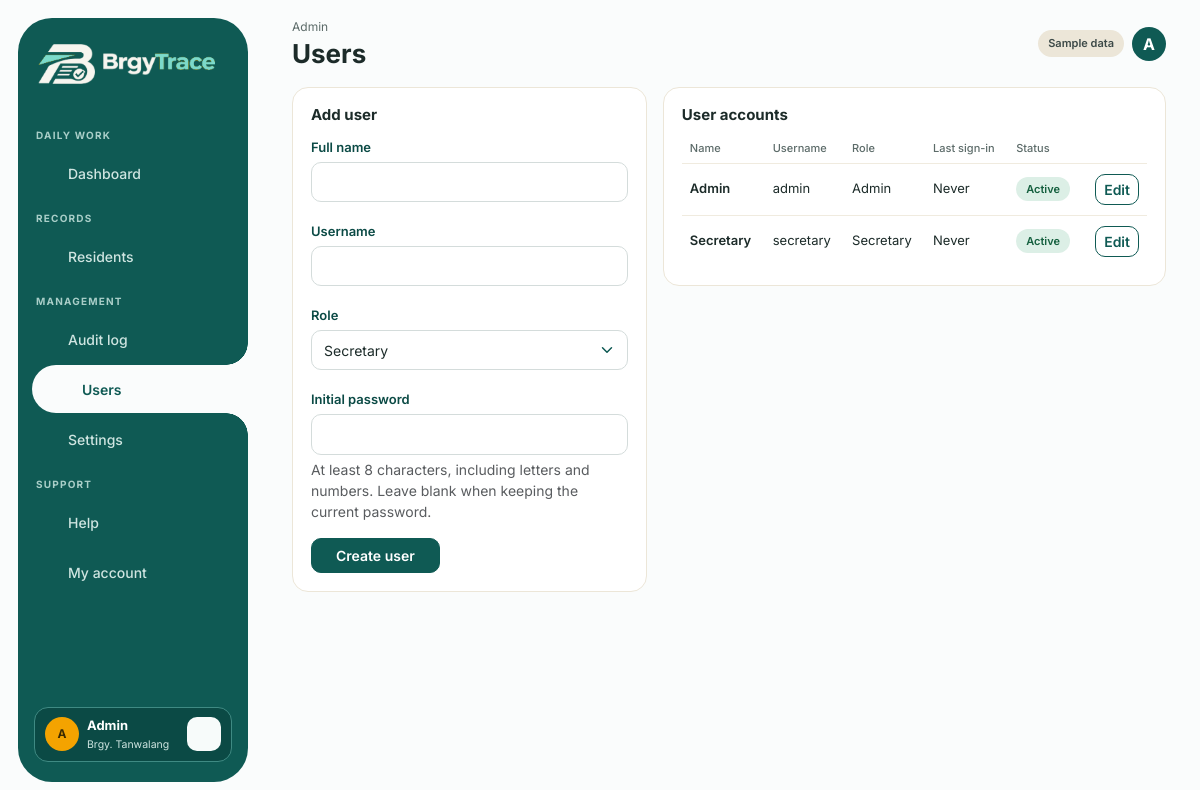
The page /users.php (signed in) on the database its author committed.
### tables this page shows
CREATE TABLE users (
  id INT AUTO_INCREMENT PRIMARY KEY,
  username VARCHAR(50) NOT NULL UNIQUE,
  full_name VARCHAR(100) NOT NULL,
  role ENUM('secretary','admin') NOT NULL DEFAULT 'secretary',
  password_hash VARCHAR(255) NOT NULL,
  failed_attempts INT NOT NULL DEFAULT 0,
  failed_attempt_at DATETIME NULL,
  locked_until DATETIME NULL,
  last_login DATETIME NULL
);

### users.php (the view, shortened to what this page needs)
<?php
require_once __DIR__ . '/includes/auth.php';
$editingId = (int)($_GET['edit'] ?? 0);
$isEditing = $editingId > 0;
$form = ['id' => '', 'username' => '', 'full_name' => '', 'role' => 'secretary'];
$users = $pdo->query('SELECT id, username, full_name, role, failed_attempts, locked_until, last_login FROM users ORDER BY full_name, username')->fetchAll();
$page_title = 'Users'; $page_sub = 'Admin'; $active = 'users';
include __DIR__ . '/includes/layout_top.php';
?>
<div class="row g-3">
  <div class="col-lg-5">
    <form method="post" class="card-box">
      <h2><?= $isEditing ? 'Edit user' : 'Add user' ?></h2>
      <div class="mb-3">
        <label class="form-label" for="full_name">Full name</label>
        <input class="form-control" id="full_name" name="full_name" maxlength="100" value="<?= e($form['full_name']) ?>" required>
      </div>
      <div class="mb-3">
        <label class="form-label" for="username">Username</label>
        <input class="form-control" id="username" name="username" maxlength="50" pattern="[A-Za-z0-9._-]{3,50}" value="<?= e($form['username']) ?>" required>
      </div>
      <div class="mb-3">
        <label class="form-label" for="role">Role</label>
        <select class="form-select" id="role" name="role" required>
          <?php foreach (['secretary' => 'Secretary', 'admin' => 'Administrator'] as $roleValue => $roleLabel): ?>
            <option value="<?= e($roleValue) ?>" <?= $form['role'] === $roleValue ? 'selected' : '' ?>><?= e($roleLabel) ?></option>
          <?php endforeach; ?>
        </select>
      </div>
      <div class="mb-3">
        <label class="form-label" for="password"><?= $isEditing ? 'New password (optional)' : 'Initial password' ?></label>
        <input class="form-control" type="password" id="password" name="password" minlength="8" <?= $isEditing ? '' : 'required' ?> autocomplete="new-password">
        <div class="form-text">At least 8 characters, including letters and numbers. Leave blank when keeping the current password.</div>
      </div>
      <div class="d-flex gap-2">
        <button class="btn btn-teal px-4"><?= $isEditing ? 'Save changes' : 'Create user' ?></button>
      </div>
    </form>
  </div>
  <div class="col-lg-7">
    <div class="card-box">
      <h2>User accounts</h2>
      <div class="table-responsive">
        <table class="table-b">
          <thead><tr><th>Name</th><th>Username</th><th>Role</th><th>Last sign-in</th><th>Status</th><th></th></tr></thead>
          <tbody>
          <?php foreach ($users as $account): ?>
            <?php $isLocked = $account['locked_until'] && strtotime($account['locked_until']) > time(); ?>
            <tr>
              <td class="fw-semibold"><?= e($account['full_name']) ?></td>
              <td><?= e($account['username']) ?></td>
              <td><?= e(ucfirst($account['role'])) ?></td>
              <td><?= $account['last_login'] ? e(date('M j, Y g:i A', strtotime($account['last_login']))) : 'Never' ?></td>
              <td><?= $isLocked ? '<span class="pill pill-red">Locked</span>' : '<span class="pill pill-green">Active</span>' ?></td>
              <td><a class="btn btn-sm btn-outline-teal" href="users.php?edit=<?= (int)$account['id'] ?>">Edit</a></td>
            </tr>
          <?php endforeach; if (!$users): ?>
            <tr><td colspan="6" class="text-center text-secondary py-4">No user accounts found.</td></tr>
          <?php endif; ?>
          </tbody>
        </table>
      </div>
    </div>
  </div>
</div>
<?php include __DIR__ . '/includes/layout_bottom.php'; ?>

### includes/layout_top.php (shortened to what this page needs)
<?php
$user = current_user();
$isAdminDashboard = $active === 'dashboard' && $user['role'] === 'admin';
$barangayName = app_setting($pdo, 'barangay_name', BRGY_NAME);
$nav = [
  ['section', 'Daily Work'],
  ['dashboard',   'Dashboard',         'home',    'dashboard.php'],
];
if ($user['role'] === 'admin') {
  array_push($nav, ['section', 'Records'],
    ['residents', 'Residents', 'user', 'residents.php'],
    ['section', 'Management'],
    ['audit', 'Audit log', 'audit', 'audit.php'],
    ['users', 'Users', 'users', 'users.php'],
    ['settings', 'Settings', 'settings', 'settings.php']);
} else {
  array_push($nav, ['issue', 'Issue certificate', 'doc', 'issue.php'],
    ['section', 'Records'],
    ['residents', 'Residents', 'user', 'residents.php'],
    ['blotter', 'Blotter', 'book', 'blotter.php'],
    ['certificates', 'Certificates', 'shield', 'certificates.php']);
}
array_push($nav, ['section', 'Support'],
  ['help', 'Help', 'help', 'help.php'],
  ['account', 'My account', 'account', 'account.php']);
?>
<!doctype html>
<html lang="en">
<head>
<link rel="stylesheet" href="assets/vendor/bootstrap.min.css">
<link rel="stylesheet" href="assets/css/style.css?v=certificate-workflow-32">
</head>
<body<?= $isAdminDashboard ? ' class="admin-dashboard-view"' : '' ?>>
<div class="app">
  <aside class="sidebar">
    <a href="dashboard.php" class="brand" aria-label="BrgyTrace">
      <img src="assets/img/logo_icon.png" alt="" class="brand-icon">
      <img src="assets/img/logo_text.png" alt="" class="brand-text">
    </a>
    <nav class="side-nav">
      <?php foreach ($nav as $n): ?>
        <?php if ($n[0] === 'section'): ?><div class="nav-section-label"><?= e($n[1]) ?></div><?php continue; endif; ?>
        <a href="<?= e($n[3]) ?>" class="<?= $active === $n[0] ? 'on' : '' ?>"><?= icon($n[2]) ?><?= e($n[1]) ?></a>
      <?php endforeach; ?>
    </nav>
    <div class="side-user">
      <div class="side-user-profile d-flex align-items-center gap-2">
        <div class="avatar avatar-amber"><?= e(strtoupper($user['full_name'][0])) ?></div>
        <div><b><?= e($user['full_name']) ?></b><small>Brgy. <?= e($barangayName) ?></small></div>
      </div>
      <a href="logout.php" class="btn-signout" aria-label="Sign out" title="Sign out"><?= icon('logout') ?></a>
    </div>
  </aside>
  <main class="content<?= $active === 'help' ? ' help-page' : '' ?><?= $active === 'account' ? ' account-page' : '' ?>">
    <header class="page-head<?= $isAdminDashboard ? ' admin-dashboard-head' : '' ?>">
      <div>
        <?php if ($active === 'help'): ?>
          <div class="crumb">System guide</div>
          <h1><?= e($page_title) ?></h1>
          <p class="help-page-subtitle"><?= $user['role'] === 'admin' ? 'Quick instructions for system setup and daily administration.' : 'Quick instructions for common barangay office tasks.' ?></p>
        <?php elseif ($isAdminDashboard): ?>
          <h1><?= e($page_title) ?></h1>
          <div class="crumb"><?= e($page_sub) ?></div>
        <?php else: ?>
          <div class="crumb"><?= e($page_sub ?? 'Barangay ' . $barangayName) ?></div>
          <h1><?= e($page_title) ?></h1>
        <?php endif; ?>
      </div>
      <?php if ($active !== 'account'): ?>
        <div class="d-flex align-items-center gap-2">
          <?php if ($isAdminDashboard): ?>
            <form class="admin-resident-search" method="get" action="residents.php" role="search">
              <button type="submit" aria-label="Search residents"><?= icon('search') ?></button>
              <input type="search" name="q" placeholder="Search residents..." aria-label="Search residents">
            </form>
          <?php else: ?>
            <?php if ($active === 'help'): ?>
              <span class="help-role-badge"><?= $user['role'] === 'admin' ? 'Admin guide' : 'Staff guide' ?></span>
            <?php else: ?>
              <span class="tag-sample">Sample data</span>
            <?php endif; ?>
          <?php endif; ?>
          <div class="avatar avatar-teal"><?= e(strtoupper($user['full_name'][0])) ?></div>
        </div>
      <?php endif; ?>
    </header>

### assets/css/style.css (style rules this page uses)
:root { --teal: #0f5a54; --teal-dark: #0b4a45; --teal-soft: #c9e0dc; --amber: #f4a300; --bg: #fafcfc; --ink: #1c2b29; --muted: #5c6b69; --line: #ece6d8; --cream: #faf4e6; }
* { box-sizing: border-box; }
body { margin: 0; background: var(--bg); color: var(--ink); font-family: Inter, system-ui, sans-serif; }
a { color: var(--teal); }
.app { display: flex; gap: 28px; min-height: 100vh; padding: 18px; }
.sidebar { display: flex; flex: none; flex-direction: column; width: 230px; height: calc(100vh - 36px); padding: 26px 0 20px; background: #0F5A54; border-radius: 34px; position: sticky; top: 18px; }
.content { display: flex; flex: 1; flex-direction: column; gap: 18px; min-width: 0; padding: 0 16px 20px; }
.brand { display: flex; align-items: center; gap: 8px; padding: 0 20px 30px; text-decoration: none; }
.brand-icon { width: 57px; height: auto; }
.brand-text { width: 112px; height: auto; }
.side-nav { flex: 1; overflow-y: auto; }
.side-nav a { display: flex; align-items: center; gap: 12px; height: 48px; margin: 2px 0; padding: 0 18px; color: #cfe5e1; font-size: 14px; font-weight: 500; text-decoration: none; }
.nav-section-label { margin: 14px 18px 6px; color: #a9cec8; font-size: 10px; font-weight: 700; letter-spacing: 1.2px; text-transform: uppercase; }
.side-nav a.on { position: relative; margin-left: 14px; background: var(--bg); border-radius: 999px 0 0 999px; color: var(--teal); font-weight: 600; }
.side-nav a.on::before, .side-nav a.on::after { content: ""; position: absolute; right: 0; width: 22px; height: 22px; }
.side-nav a.on::before { top: -22px; background: radial-gradient(circle at 0 0, transparent 21.5px, var(--bg) 22px); }
.side-nav a.on::after { bottom: -22px; background: radial-gradient(circle at 0 100%, transparent 21.5px, var(--bg) 22px); }
.side-user { display: flex; align-items: center; justify-content: space-between; gap: 8px; margin: 0 16px; padding: 8px 10px; background: var(--teal-dark); border: 1px solid #3f8a83; border-radius: 14px; color: #fff; font-size: 12px; }
.side-user-profile { min-width: 0; flex: 1; }
.side-user b { display: block; font-size: 13px; }
.side-user small { color: #cfe5e1; }
.btn-signout { display: flex; flex: 0 0 34px; align-items: center; justify-content: center; width: 34px; height: 34px; border: 0; border-radius: 10px; background: #f7fbfa; color: var(--teal-dark); font-size: 13px; font-weight: 600; text-decoration: none; }
.avatar { display: flex; flex: none; align-items: center; justify-content: center; width: 34px; height: 34px; border-radius: 50%; font-weight: 700; }
.avatar-amber { background: var(--amber); color: #3b2a00; }
.avatar-teal { background: var(--teal); color: #fff; }
.page-head { display: flex; align-items: center; justify-content: space-between; }
.page-head h1 { margin: 2px 0 0; font-size: 26px; font-weight: 700; }
.crumb { color: var(--muted); font-size: 12px; }
.tag-sample { padding: 5px 10px; background: var(--line); border-radius: 999px; color: #3d4a48; font-size: 11px; font-weight: 600; }
.card-box { padding: 18px; background: #fff; border: 1px solid var(--line); border-radius: 16px; }
.card-box h2 { margin: 0 0 10px; font-size: 15px; font-weight: 700; }
.table-b { width: 100%; border-collapse: collapse; font-size: 13px; }
.table-b th { padding: 6px 8px; color: var(--muted); font-size: 11px; font-weight: 500; text-align: left; }
.table-b td { padding: 10px 8px; border-top: 1px solid #f0ebdf; vertical-align: middle; }
.table-b td:last-child, .table-b th:last-child { text-align: right; }
.pill { display: inline-block; padding: 4px 10px; border-radius: 999px; font-size: 11px; font-weight: 600; white-space: nowrap; }
.pill-green { background: #dcefe6; color: #15603f; }
.form-label { margin-bottom: 4px; color: #0b4a45; font-size: 13px; font-weight: 600; }
.form-control, .form-select { padding: 0.55rem 0.75rem; border-color: #d4dcdb; border-radius: 10px; font-size: 14px; }
.form-select { color: var(--ink); background-color: #fff; background-position: right 0.75rem center; background-size: 16px 12px; appearance: none; }
.btn { border-radius: 10px; font-size: 14px; font-weight: 600; }
.btn-teal { background: var(--teal); border-color: var(--teal); color: #fff; }
.btn-outline-teal { background: #fff; border-color: var(--teal); color: var(--teal); }

### rows shown on the page
users: full_name "A", full_name "Admin", username "admin", role "Admin", shows "Never", shows "Active"
users: full_name "Secretary", username "secretary", role "Secretary", shows "Never", shows "Active"

### other values the page prints
$n[1] "DAILY WORK"
$n[1] "Dashboard"
$n[1] "RECORDS"
$n[1] "Residents"
$n[1] "MANAGEMENT"
$n[1] "Audit log"
$n[1] "Users"
$n[1] "Settings"
$n[1] "SUPPORT"
$n[1] "Help"
$n[1] "My account"
$barangayName "Tanwalang"
$page_title "Users"
form field role "Secretary"
